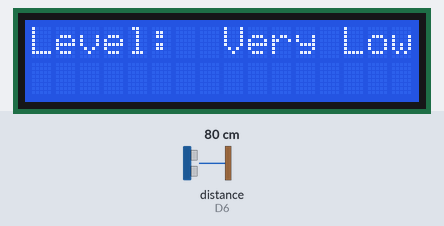
Recording of a sketch running on a simulated ESP8266 (NodeMCU). Shown: 16×2 character LCD. The test bench sets the inputs (shaded band); at power-on: distance to the obstacle (sensor on D6) 80 cm. The echo pulse lasts 58.3 µs per cm; WiFi joins after 1.5 s; servers stay silent unless stated; what the sketch prints to the serial monitor is not drawn.

Above: at 13.5 s.
13.6 s: distance to the obstacle (sensor on D6) set to 2 cm
At 14.3 s:
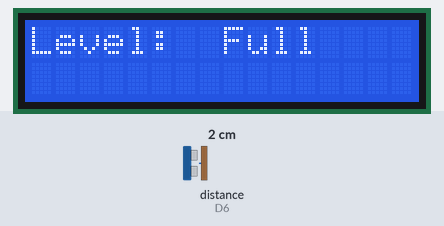
15.4 s: distance to the obstacle (sensor on D6) set to 9 cm
At 17.1 s:
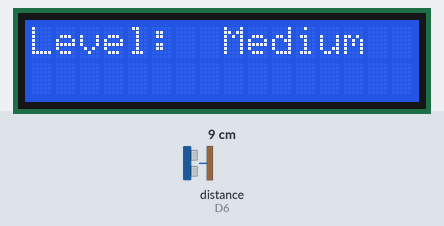
17.4 s: distance to the obstacle (sensor on D6) set to 4 cm
At 18.9 s:
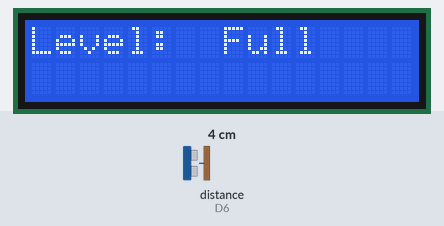
19.5 s: distance to the obstacle (sensor on D6) set to 18 cm
At 20.6 s:
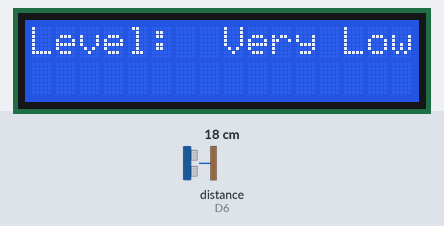
Timing chart, 0 to 22.5 s (numbered marks = the images above; inputs shaded):
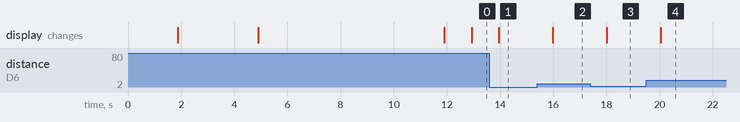

Measured:
- after the input at 13.6 s, the display: changes after 0.34 s (image 1)
- after the input at 15.4 s, the display: changes after 0.58 s (image 2)
- after the input at 17.4 s, the display: changes after 0.62 s (image 3)
- after the input at 19.5 s, the display: changes after 0.55 s (image 4)

The sketch:

water-level-monitoring-using-esp8266-and-blynk-iot.ino
```cpp
//Tech Trends Shameer

#define BLYNK_TEMPLATE_ID "TMPL3NKgjZWZjkfyHo"
#define BLYNK_TEMPLATE_NAME ""
#define BLYNK_AUTH_TOKEN "3CX-aksZvi_XsAdfghjjJKStOW_ZuX_UG_VNcJ"

#include <ESP8266WiFi.h>
#include <WiFiClient.h>

#include <BlynkSimpleEsp8266.h>
#include <LiquidCrystal_I2C.h>
//#include <BlynkTimer.h> // Added BlynkTimer library

LiquidCrystal_I2C lcd(0x27, 16, 2);

char auth[] = BLYNK_AUTH_TOKEN; // Enter your Blynk authentication token

char ssid[] = "WiFi Username"; // Enter your WiFi SSID
char pass[] = "WiFi Password"; // Enter your WiFi password

BlynkTimer timer;
//#define trig 13
//#define echo 12
const int trig = D5;
 const int echo = D6;
int MaxLevel = 18;

int Level1 = (MaxLevel * 75) / 100;
int Level2 = (MaxLevel * 65) / 100;
int Level3 = (MaxLevel * 55) / 100;
int Level4 = (MaxLevel * 45) / 100;
int Level5 = (MaxLevel * 35) / 100;

void setup() {
  Serial.begin(9600);
  lcd.begin(); // Initialize the LCD with correct column and row count
  pinMode(trig, OUTPUT);
  pinMode(echo, INPUT);
  Blynk.begin(auth, ssid, pass, "blynk.cloud", 80);
  Serial.print("LCD 1");
  lcd.setCursor(3, 0);  //Set cursor to first column of first row
  lcd.print("Tech Trends");
   Serial.print("LCD 2");
  delay(3000);
  lcd.clear();
  lcd.setCursor(3, 0);
  lcd.print("Water level");
  lcd.setCursor(3, 1);
  lcd.print("Monitoring");
  delay(7000);
  lcd.clear();

  // Call the functions
  timer.setInterval(100L, ultrasonic);
}

void loop() {
  Blynk.run();
  timer.run(); // Run the BlynkTimer
  delay(1000);
}

void ultrasonic() {
  digitalWrite(trig, LOW);
  delayMicroseconds(4);
  digitalWrite(trig, HIGH);
  delayMicroseconds(10);
  digitalWrite(trig, LOW);
  long t = pulseIn(echo, HIGH);
  int distance = t / 29 / 2;

  int blynkDistance = (distance - MaxLevel) * -1;
  if (distance <= MaxLevel) {
    Blynk.virtualWrite(V0, blynkDistance);
    Serial.print("Distance: ");
    Serial.print(blynkDistance);
    Serial.println(" cm");
  } else {
    Blynk.virtualWrite(V0, 0);
  }

  lcd.setCursor(0, 0);
  lcd.print("Level:");

  if (Level1 <= distance) {
    lcd.setCursor(8, 0); // Corrected column position
    lcd.print("Very Low");
  } else if (Level2 <= distance && Level1 > distance) {
    lcd.setCursor(8, 0); // Corrected column position
    lcd.print("Low");
    lcd.print("      ");
  } else if (Level3 <= distance && Level2 > distance) {
    lcd.setCursor(8, 0); // Corrected column position
    lcd.print("Medium");
    lcd.print("      ");
  } else if (Level4 <= distance && Level3 > distance) {
    lcd.setCursor(8, 0); // Corrected column position
    lcd.print("High");
    lcd.print("      ");
  } else if (Level5 >= distance) {
    lcd.setCursor(8, 0); // Corrected column position
    lcd.print("Full");
    lcd.print("      ");
  }
}
```
